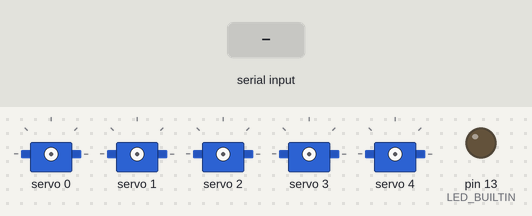
The sketch below on a simulated Arduino Uno, built with avr-gcc and run on an emulated ATmega328P. Shown: 5 × servo, output pins drawn as LEDs (lit = HIGH). The test bench sets the inputs (shaded band).

Above: at 1.2 s.
1.3 s: "90,45\n" received over Serial
2.8 s: "1\n" received over Serial
At 3.4 s:
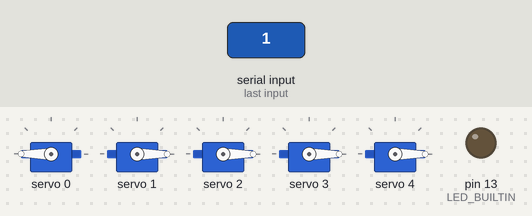
4.3 s: "30,150\n" received over Serial
At 4.7 s:
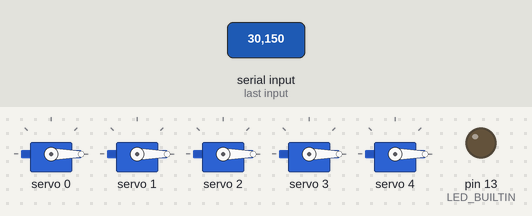
Timing chart, 0 to 7.3 s (numbered marks = the images above; inputs shaded):
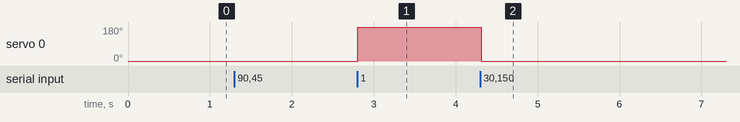

Measured:
- after the input at 2.8 s, servo 0: 0° → 180° at once
- after the input at 4.3 s, servo 0: 180° → 0° at once

The sketch:

servo_control.ino
```cpp
#include <Wire.h>
#include <Adafruit_PWMServoDriver.h>
Adafruit_PWMServoDriver pca = Adafruit_PWMServoDriver();
const int PULSE_MIN = 500; // microseconds for 0
const int PULSE_MAX = 2500; // microseconds for 180
const int ANGLE_MIN = 0;
const int ANGLE_MAX = 180;
unsigned long previousMillis = 0;
int blinkInterval = 0; // in milliseconds
bool ledState = false;
void setup() {
Serial.begin(9600);
pinMode(LED_BUILTIN, OUTPUT);
pca.begin();
pca.setPWMFreq(50); // 50Hz for servos
delay(10);
}
void loop() {
if (Serial.available()) {
String data = Serial.readStringUntil('\n');
int fingers[5] = {0}; // Thumb, Index, Middle, Ring, Pinky
int index = 0;
// Parse comma-separated string into the array
while (data.length() > 0 && index < 5) {
int commaIndex = data.indexOf(',');
String value;
if (commaIndex == -1) {
value = data;
data = "";
} else {
value = data.substring(0, commaIndex);
data = data.substring(commaIndex + 1);
}
fingers[index++] = value.toInt();
}
// Update all servos based on finger status
for (int i = 0; i < 5; i++) {
if (fingers[i] == 1) {
setServoAngle(i, ANGLE_MAX); // Finger up
} else {
setServoAngle(i, ANGLE_MIN); // Finger down
}
}
// Determine blink interval based on finger priority
if (fingers[4] == 1) { // Pinky ? 5 times per second
blinkInterval = 100;
} else if (fingers[3] == 1) { // Ring ? 4 times per second
blinkInterval = 125;
} else if (fingers[2] == 1) { // Middle ? 3 times per second
blinkInterval = 167;
} else if (fingers[1] == 1) { // Index ? 2 times per second
blinkInterval = 250;
} else {
blinkInterval = 0;
digitalWrite(LED_BUILTIN, LOW);
}
}
// Handle blinking
if (blinkInterval > 0) {
unsigned long currentMillis = millis();
if (currentMillis - previousMillis >= blinkInterval) {
previousMillis = currentMillis;
ledState = !ledState;
digitalWrite(LED_BUILTIN, ledState ? HIGH : LOW);
}
}
}
void setServoAngle(uint8_t channel, int angle) {
int pulse_us = map(angle, 0, 180, PULSE_MIN, PULSE_MAX);
int pwm_val = map(pulse_us, 0, 20000, 0, 4095); // 20ms = 50Hz frame
pca.setPWM(channel, 0, pwm_val);
}
```
